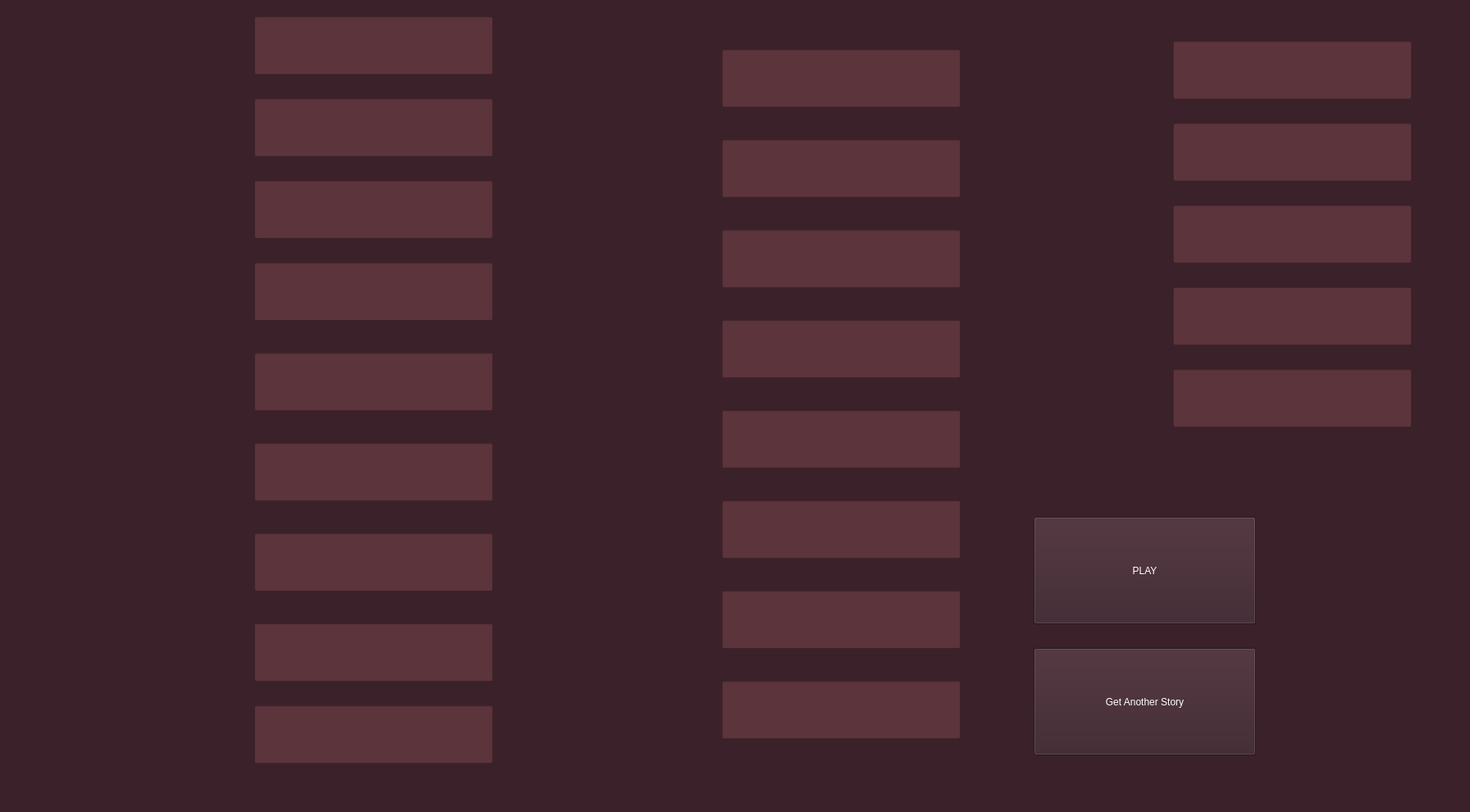
<?xml version="1.0" encoding="UTF-8"?>
<ui version="4.0">
 <class>MainWindow</class>
 <widget class="QMainWindow" name="MainWindow">
  <property name="geometry">
   <rect>
    <x>0</x>
    <y>0</y>
    <width>1792</width>
    <height>990</height>
   </rect>
  </property>
  <property name="windowTitle">
   <string>MainWindow</string>
  </property>
  <property name="styleSheet">
   <string notr="true">background-color: rgb(58, 33, 42);
color: rgb(255, 255, 255);</string>
  </property>
  <widget class="QWidget" name="centralwidget">
   <widget class="QLineEdit" name="submission_1">
    <property name="geometry">
     <rect>
      <x>310</x>
      <y>20</y>
      <width>291</width>
      <height>71</height>
     </rect>
    </property>
    <property name="styleSheet">
     <string notr="true">background-color: rgb(92, 52, 60);
font: 24pt &quot;Avenir Next Condensed&quot;;
</string>
    </property>
    <property name="text">
     <string/>
    </property>
   </widget>
   <widget class="QLabel" name="typeOfWord_1">
    <property name="geometry">
     <rect>
      <x>70</x>
      <y>10</y>
      <width>221</width>
      <height>61</height>
     </rect>
    </property>
    <property name="styleSheet">
     <string notr="true">font: 35pt &quot;Avenir Next Condensed&quot;;
color: rgb(255, 255, 255);</string>
    </property>
    <property name="text">
     <string/>
    </property>
   </widget>
   <widget class="QLineEdit" name="submission_2">
    <property name="geometry">
     <rect>
      <x>310</x>
      <y>120</y>
      <width>291</width>
      <height>71</height>
     </rect>
    </property>
    <property name="styleSheet">
     <string notr="true">background-color: rgb(92, 52, 60);
font: 24pt &quot;Avenir Next Condensed&quot;;
</string>
    </property>
    <property name="text">
     <string/>
    </property>
    <property name="frame">
     <bool>true</bool>
    </property>
   </widget>
   <widget class="QLabel" name="typeOfWord_2">
    <property name="geometry">
     <rect>
      <x>70</x>
      <y>120</y>
      <width>221</width>
      <height>61</height>
     </rect>
    </property>
    <property name="styleSheet">
     <string notr="true">font: 35pt &quot;Avenir Next Condensed&quot;;
color: rgb(255, 255, 255);</string>
    </property>
    <property name="text">
     <string/>
    </property>
   </widget>
   <widget class="QLineEdit" name="submission_3">
    <property name="geometry">
     <rect>
      <x>310</x>
      <y>220</y>
      <width>291</width>
      <height>71</height>
     </rect>
    </property>
    <property name="styleSheet">
     <string notr="true">background-color: rgb(92, 52, 60);
font: 24pt &quot;Avenir Next Condensed&quot;;
border-color: rgb(255, 255, 255);</string>
    </property>
    <property name="text">
     <string/>
    </property>
   </widget>
   <widget class="QLabel" name="typeOfWord_3">
    <property name="geometry">
     <rect>
      <x>70</x>
      <y>220</y>
      <width>221</width>
      <height>61</height>
     </rect>
    </property>
    <property name="styleSheet">
     <string notr="true">font: 35pt &quot;Avenir Next Condensed&quot;;
color: rgb(255, 255, 255);</string>
    </property>
    <property name="text">
     <string/>
    </property>
   </widget>
   <widget class="QLineEdit" name="submission_4">
    <property name="geometry">
     <rect>
      <x>310</x>
      <y>320</y>
      <width>291</width>
      <height>71</height>
     </rect>
    </property>
    <property name="styleSheet">
     <string notr="true">background-color: rgb(92, 52, 60);
font: 24pt &quot;Avenir Next Condensed&quot;;
border-color: rgb(255, 255, 255);</string>
    </property>
    <property name="text">
     <string/>
    </property>
   </widget>
   <widget class="QLabel" name="typeOfWord_4">
    <property name="geometry">
     <rect>
      <x>70</x>
      <y>320</y>
      <width>221</width>
      <height>61</height>
     </rect>
    </property>
    <property name="styleSheet">
     <string notr="true">font: 35pt &quot;Avenir Next Condensed&quot;;
color: rgb(255, 255, 255);</string>
    </property>
    <property name="text">
     <string/>
    </property>
   </widget>
   <widget class="QLineEdit" name="submission_5">
    <property name="geometry">
     <rect>
      <x>310</x>
      <y>430</y>
      <width>291</width>
      <height>71</height>
     </rect>
    </property>
    <property name="styleSheet">
     <string notr="true">background-color: rgb(92, 52, 60);
font: 24pt &quot;Avenir Next Condensed&quot;;
</string>
    </property>
    <property name="text">
     <string/>
    </property>
   </widget>
   <widget class="QLabel" name="typeOfWord_5">
    <property name="geometry">
     <rect>
      <x>70</x>
      <y>430</y>
      <width>221</width>
      <height>61</height>
     </rect>
    </property>
    <property name="styleSheet">
     <string notr="true">font: 35pt &quot;Avenir Next Condensed&quot;;
color: rgb(255, 255, 255);</string>
    </property>
    <property name="text">
     <string/>
    </property>
   </widget>
   <widget class="QLineEdit" name="submission_6">
    <property name="geometry">
     <rect>
      <x>310</x>
      <y>540</y>
      <width>291</width>
      <height>71</height>
     </rect>
    </property>
    <property name="styleSheet">
     <string notr="true">background-color: rgb(92, 52, 60);
font: 24pt &quot;Avenir Next Condensed&quot;;
</string>
    </property>
    <property name="text">
     <string/>
    </property>
   </widget>
   <widget class="QLabel" name="typeOfWord_6">
    <property name="geometry">
     <rect>
      <x>70</x>
      <y>540</y>
      <width>221</width>
      <height>61</height>
     </rect>
    </property>
    <property name="styleSheet">
     <string notr="true">font: 35pt &quot;Avenir Next Condensed&quot;;
color: rgb(255, 255, 255);</string>
    </property>
    <property name="text">
     <string/>
    </property>
   </widget>
   <widget class="QLineEdit" name="submission_7">
    <property name="geometry">
     <rect>
      <x>310</x>
      <y>650</y>
      <width>291</width>
      <height>71</height>
     </rect>
    </property>
    <property name="styleSheet">
     <string notr="true">background-color: rgb(92, 52, 60);
font: 24pt &quot;Avenir Next Condensed&quot;;
</string>
    </property>
    <property name="text">
     <string/>
    </property>
   </widget>
   <widget class="QLabel" name="typeOfWord_7">
    <property name="geometry">
     <rect>
      <x>70</x>
      <y>650</y>
      <width>221</width>
      <height>61</height>
     </rect>
    </property>
    <property name="styleSheet">
     <string notr="true">font: 35pt &quot;Avenir Next Condensed&quot;;
color: rgb(255, 255, 255);</string>
    </property>
    <property name="text">
     <string/>
    </property>
   </widget>
   <widget class="QLineEdit" name="submission_8">
    <property name="geometry">
     <rect>
      <x>310</x>
      <y>760</y>
      <width>291</width>
      <height>71</height>
     </rect>
    </property>
    <property name="styleSheet">
     <string notr="true">background-color: rgb(92, 52, 60);
font: 24pt &quot;Avenir Next Condensed&quot;;
</string>
    </property>
    <property name="text">
     <string/>
    </property>
   </widget>
   <widget class="QLabel" name="typeOfWord_8">
    <property name="geometry">
     <rect>
      <x>70</x>
      <y>760</y>
      <width>221</width>
      <height>61</height>
     </rect>
    </property>
    <property name="styleSheet">
     <string notr="true">font: 35pt &quot;Avenir Next Condensed&quot;;
color: rgb(255, 255, 255);</string>
    </property>
    <property name="text">
     <string/>
    </property>
   </widget>
   <widget class="QLineEdit" name="submission_9">
    <property name="geometry">
     <rect>
      <x>310</x>
      <y>860</y>
      <width>291</width>
      <height>71</height>
     </rect>
    </property>
    <property name="styleSheet">
     <string notr="true">background-color: rgb(92, 52, 60);
font: 24pt &quot;Avenir Next Condensed&quot;;
</string>
    </property>
    <property name="text">
     <string/>
    </property>
   </widget>
   <widget class="QLabel" name="typeOfWord_9">
    <property name="geometry">
     <rect>
      <x>70</x>
      <y>860</y>
      <width>221</width>
      <height>61</height>
     </rect>
    </property>
    <property name="styleSheet">
     <string notr="true">font: 35pt &quot;Avenir Next Condensed&quot;;
color: rgb(255, 255, 255);</string>
    </property>
    <property name="text">
     <string/>
    </property>
   </widget>
   <widget class="QLineEdit" name="submission_10">
    <property name="geometry">
     <rect>
      <x>880</x>
      <y>60</y>
      <width>291</width>
      <height>71</height>
     </rect>
    </property>
    <property name="styleSheet">
     <string notr="true">background-color: rgb(92, 52, 60);
font: 24pt &quot;Avenir Next Condensed&quot;;
</string>
    </property>
    <property name="text">
     <string/>
    </property>
   </widget>
   <widget class="QLabel" name="typeOfWord_10">
    <property name="geometry">
     <rect>
      <x>640</x>
      <y>60</y>
      <width>221</width>
      <height>61</height>
     </rect>
    </property>
    <property name="styleSheet">
     <string notr="true">font: 35pt &quot;Avenir Next Condensed&quot;;
color: rgb(255, 255, 255);</string>
    </property>
    <property name="text">
     <string/>
    </property>
   </widget>
   <widget class="QLineEdit" name="submission_11">
    <property name="geometry">
     <rect>
      <x>880</x>
      <y>170</y>
      <width>291</width>
      <height>71</height>
     </rect>
    </property>
    <property name="styleSheet">
     <string notr="true">background-color: rgb(92, 52, 60);
font: 24pt &quot;Avenir Next Condensed&quot;;
</string>
    </property>
    <property name="text">
     <string/>
    </property>
   </widget>
   <widget class="QLabel" name="typeOfWord_11">
    <property name="geometry">
     <rect>
      <x>640</x>
      <y>170</y>
      <width>221</width>
      <height>61</height>
     </rect>
    </property>
    <property name="styleSheet">
     <string notr="true">font: 35pt &quot;Avenir Next Condensed&quot;;
color: rgb(255, 255, 255);</string>
    </property>
    <property name="text">
     <string/>
    </property>
   </widget>
   <widget class="QLineEdit" name="submission_12">
    <property name="geometry">
     <rect>
      <x>880</x>
      <y>280</y>
      <width>291</width>
      <height>71</height>
     </rect>
    </property>
    <property name="styleSheet">
     <string notr="true">background-color: rgb(92, 52, 60);
font: 24pt &quot;Avenir Next Condensed&quot;;
</string>
    </property>
    <property name="text">
     <string/>
    </property>
   </widget>
   <widget class="QLabel" name="typeOfWord_12">
    <property name="geometry">
     <rect>
      <x>640</x>
      <y>280</y>
      <width>221</width>
      <height>61</height>
     </rect>
    </property>
    <property name="styleSheet">
     <string notr="true">font: 35pt &quot;Avenir Next Condensed&quot;;
color: rgb(255, 255, 255);</string>
    </property>
    <property name="text">
     <string/>
    </property>
   </widget>
   <widget class="QLineEdit" name="submission_13">
    <property name="geometry">
     <rect>
      <x>880</x>
      <y>390</y>
      <width>291</width>
      <height>71</height>
     </rect>
    </property>
    <property name="styleSheet">
     <string notr="true">background-color: rgb(92, 52, 60);
font: 24pt &quot;Avenir Next Condensed&quot;;
</string>
    </property>
    <property name="text">
     <string/>
    </property>
   </widget>
   <widget class="QLabel" name="typeOfWord_13">
    <property name="geometry">
     <rect>
      <x>640</x>
      <y>390</y>
      <width>221</width>
      <height>61</height>
     </rect>
    </property>
    <property name="styleSheet">
     <string notr="true">font: 35pt &quot;Avenir Next Condensed&quot;;
color: rgb(255, 255, 255);</string>
    </property>
    <property name="text">
     <string/>
    </property>
   </widget>
   <widget class="QLineEdit" name="submission_14">
    <property name="geometry">
     <rect>
      <x>880</x>
      <y>500</y>
      <width>291</width>
      <height>71</height>
     </rect>
    </property>
    <property name="styleSheet">
     <string notr="true">background-color: rgb(92, 52, 60);
font: 24pt &quot;Avenir Next Condensed&quot;;
</string>
    </property>
    <property name="text">
     <string/>
    </property>
   </widget>
   <widget class="QLabel" name="typeOfWord_14">
    <property name="geometry">
     <rect>
      <x>640</x>
      <y>500</y>
      <width>221</width>
      <height>61</height>
     </rect>
    </property>
    <property name="styleSheet">
     <string notr="true">font: 35pt &quot;Avenir Next Condensed&quot;;
color: rgb(255, 255, 255);</string>
    </property>
    <property name="text">
     <string/>
    </property>
   </widget>
   <widget class="QLineEdit" name="submission_15">
    <property name="geometry">
     <rect>
      <x>880</x>
      <y>610</y>
      <width>291</width>
      <height>71</height>
     </rect>
    </property>
    <property name="styleSheet">
     <string notr="true">background-color: rgb(92, 52, 60);
font: 24pt &quot;Avenir Next Condensed&quot;;
</string>
    </property>
    <property name="text">
     <string/>
    </property>
   </widget>
   <widget class="QLabel" name="typeOfWord_15">
    <property name="geometry">
     <rect>
      <x>640</x>
      <y>610</y>
      <width>221</width>
      <height>61</height>
     </rect>
    </property>
    <property name="styleSheet">
     <string notr="true">font: 35pt &quot;Avenir Next Condensed&quot;;
color: rgb(255, 255, 255);</string>
    </property>
    <property name="text">
     <string/>
    </property>
   </widget>
   <widget class="QLineEdit" name="submission_16">
    <property name="geometry">
     <rect>
      <x>880</x>
      <y>720</y>
      <width>291</width>
      <height>71</height>
     </rect>
    </property>
    <property name="styleSheet">
     <string notr="true">background-color: rgb(92, 52, 60);
font: 24pt &quot;Avenir Next Condensed&quot;;
</string>
    </property>
    <property name="text">
     <string/>
    </property>
   </widget>
   <widget class="QLabel" name="typeOfWord_16">
    <property name="geometry">
     <rect>
      <x>640</x>
      <y>720</y>
      <width>221</width>
      <height>61</height>
     </rect>
    </property>
    <property name="styleSheet">
     <string notr="true">font: 35pt &quot;Avenir Next Condensed&quot;;
color: rgb(255, 255, 255);</string>
    </property>
    <property name="text">
     <string/>
    </property>
   </widget>
   <widget class="QLineEdit" name="submission_17">
    <property name="geometry">
     <rect>
      <x>880</x>
      <y>830</y>
      <width>291</width>
      <height>71</height>
     </rect>
    </property>
    <property name="styleSheet">
     <string notr="true">background-color: rgb(92, 52, 60);
font: 24pt &quot;Avenir Next Condensed&quot;;
</string>
    </property>
    <property name="text">
     <string/>
    </property>
   </widget>
   <widget class="QLabel" name="typeOfWord_17">
    <property name="geometry">
     <rect>
      <x>640</x>
      <y>830</y>
      <width>221</width>
      <height>61</height>
     </rect>
    </property>
    <property name="styleSheet">
     <string notr="true">font: 35pt &quot;Avenir Next Condensed&quot;;
color: rgb(255, 255, 255);</string>
    </property>
    <property name="text">
     <string/>
    </property>
   </widget>
   <widget class="QLineEdit" name="submission_18">
    <property name="geometry">
     <rect>
      <x>1430</x>
      <y>450</y>
      <width>291</width>
      <height>71</height>
     </rect>
    </property>
    <property name="styleSheet">
     <string notr="true">background-color: rgb(92, 52, 60);
font: 24pt &quot;Avenir Next Condensed&quot;;
</string>
    </property>
    <property name="text">
     <string/>
    </property>
   </widget>
   <widget class="QLabel" name="typeOfWord_18">
    <property name="geometry">
     <rect>
      <x>1190</x>
      <y>450</y>
      <width>221</width>
      <height>61</height>
     </rect>
    </property>
    <property name="styleSheet">
     <string notr="true">font: 35pt &quot;Avenir Next Condensed&quot;;
color: rgb(255, 255, 255);</string>
    </property>
    <property name="text">
     <string/>
    </property>
   </widget>
   <widget class="QLineEdit" name="submission_19">
    <property name="geometry">
     <rect>
      <x>1430</x>
      <y>350</y>
      <width>291</width>
      <height>71</height>
     </rect>
    </property>
    <property name="styleSheet">
     <string notr="true">background-color: rgb(92, 52, 60);
font: 24pt &quot;Avenir Next Condensed&quot;;
</string>
    </property>
    <property name="text">
     <string/>
    </property>
   </widget>
   <widget class="QLabel" name="typeOfWord_19">
    <property name="geometry">
     <rect>
      <x>1190</x>
      <y>350</y>
      <width>221</width>
      <height>61</height>
     </rect>
    </property>
    <property name="styleSheet">
     <string notr="true">font: 35pt &quot;Avenir Next Condensed&quot;;
color: rgb(255, 255, 255);</string>
    </property>
    <property name="text">
     <string/>
    </property>
   </widget>
   <widget class="QLineEdit" name="submission_20">
    <property name="geometry">
     <rect>
      <x>1430</x>
      <y>250</y>
      <width>291</width>
      <height>71</height>
     </rect>
    </property>
    <property name="styleSheet">
     <string notr="true">background-color: rgb(92, 52, 60);
font: 24pt &quot;Avenir Next Condensed&quot;;
</string>
    </property>
    <property name="text">
     <string/>
    </property>
   </widget>
   <widget class="QLabel" name="typeOfWord_20">
    <property name="geometry">
     <rect>
      <x>1190</x>
      <y>250</y>
      <width>221</width>
      <height>61</height>
     </rect>
    </property>
    <property name="styleSheet">
     <string notr="true">font: 35pt &quot;Avenir Next Condensed&quot;;
color: rgb(255, 255, 255);</string>
    </property>
    <property name="text">
     <string/>
    </property>
   </widget>
   <widget class="QPushButton" name="playStory">
    <property name="geometry">
     <rect>
      <x>1260</x>
      <y>630</y>
      <width>271</width>
      <height>131</height>
     </rect>
    </property>
    <property name="styleSheet">
     <string notr="true">font: 60pt &quot;Avenir Next Condensed&quot;;</string>
    </property>
    <property name="text">
     <string>PLAY</string>
    </property>
   </widget>
   <widget class="QLineEdit" name="submission_21">
    <property name="geometry">
     <rect>
      <x>1430</x>
      <y>50</y>
      <width>291</width>
      <height>71</height>
     </rect>
    </property>
    <property name="styleSheet">
     <string notr="true">background-color: rgb(92, 52, 60);
font: 24pt &quot;Avenir Next Condensed&quot;;
</string>
    </property>
    <property name="text">
     <string/>
    </property>
   </widget>
   <widget class="QLabel" name="typeOfWord_21">
    <property name="geometry">
     <rect>
      <x>1190</x>
      <y>50</y>
      <width>221</width>
      <height>61</height>
     </rect>
    </property>
    <property name="styleSheet">
     <string notr="true">font: 35pt &quot;Avenir Next Condensed&quot;;
color: rgb(255, 255, 255);</string>
    </property>
    <property name="text">
     <string/>
    </property>
   </widget>
   <widget class="QLineEdit" name="submission_22">
    <property name="geometry">
     <rect>
      <x>1430</x>
      <y>150</y>
      <width>291</width>
      <height>71</height>
     </rect>
    </property>
    <property name="styleSheet">
     <string notr="true">background-color: rgb(92, 52, 60);
font: 24pt &quot;Avenir Next Condensed&quot;;
</string>
    </property>
    <property name="text">
     <string/>
    </property>
   </widget>
   <widget class="QLabel" name="typeOfWord_22">
    <property name="geometry">
     <rect>
      <x>1190</x>
      <y>150</y>
      <width>221</width>
      <height>61</height>
     </rect>
    </property>
    <property name="styleSheet">
     <string notr="true">font: 35pt &quot;Avenir Next Condensed&quot;;
color: rgb(255, 255, 255);</string>
    </property>
    <property name="text">
     <string/>
    </property>
   </widget>
   <widget class="QPushButton" name="anotherOne">
    <property name="geometry">
     <rect>
      <x>1260</x>
      <y>790</y>
      <width>271</width>
      <height>131</height>
     </rect>
    </property>
    <property name="styleSheet">
     <string notr="true">font: 34pt &quot;Avenir Next Condensed&quot;;</string>
    </property>
    <property name="text">
     <string>Get Another Story</string>
    </property>
   </widget>
  </widget>
  <widget class="QMenuBar" name="menubar">
   <property name="geometry">
    <rect>
     <x>0</x>
     <y>0</y>
     <width>1792</width>
     <height>24</height>
    </rect>
   </property>
  </widget>
  <widget class="QStatusBar" name="statusbar"/>
 </widget>
 <resources/>
 <connections/>
</ui>
